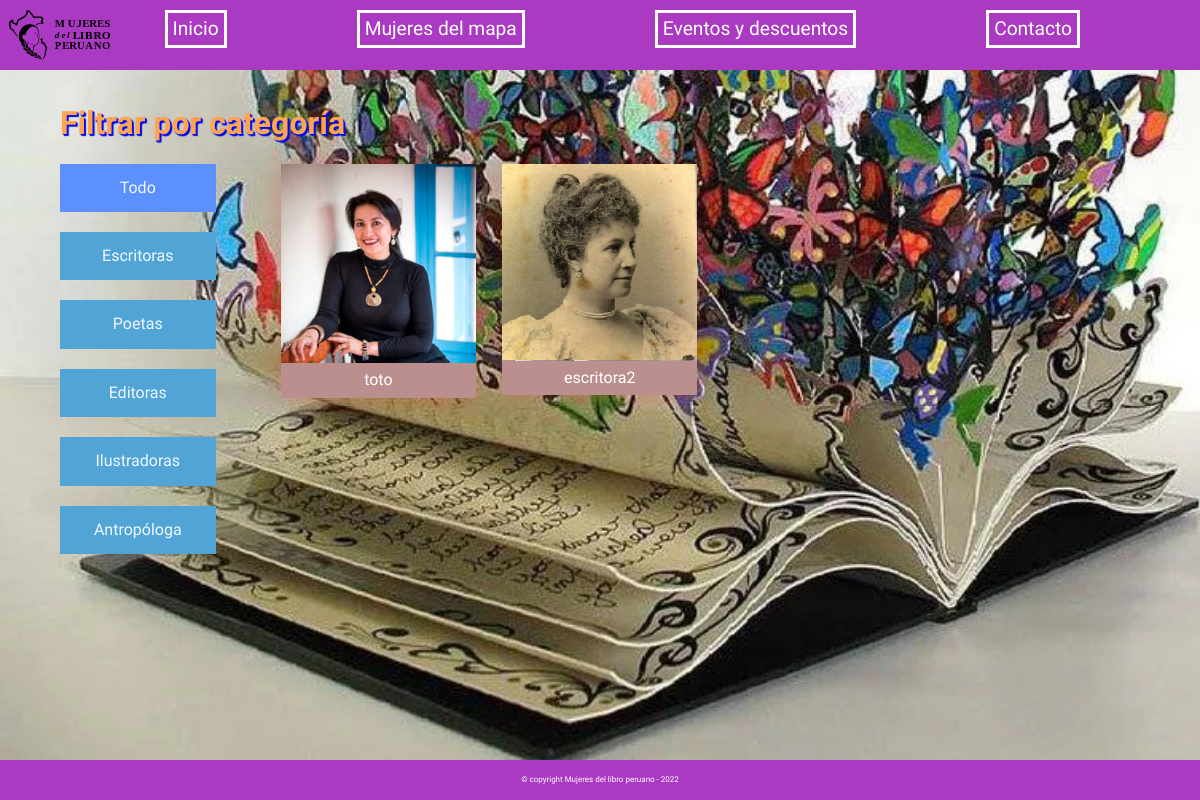
Screenshot of /galleries with the database file from the repository.
### site_web/models.py (models this page shows)
class Mujer(models.Model):
    nombre = models.CharField(max_length=200)
    apellido = models.CharField(max_length=200)
    fecha_nacimiento = models.CharField(max_length=10)
    fecha_defuncion = models.CharField(max_length=10, null=True)
    trayectoria = models.CharField(max_length=200)
    link_imagen = models.CharField(max_length=200)
    lugar = models.ForeignKey(Lugar, on_delete=models.CASCADE)

### site_web/views.py (the view)
# urls.py: path('galleries', views.galleries, name='Galleries'),
def galleries(request):
    template = loader.get_template('galleries.html')
    mujeres = [{'id': c.mujer_id, 'link_imagen': c.mujer.link_imagen,
                'categoria': c.get_categoria_display(),
                'nombre': c.mujer.nombre} for c in Profesion.objects.all()]
    context = {"mujeres": mujeres}
    return HttpResponse(template.render(context, request=request))

### site_web/templates/galleries.html (shortened to what this page needs)
{% load static %}
<!DOCTYPE html>
<html lang="en">
<head>
    <link rel="stylesheet" href="{% static 'css/normalize.css' %}">
    <link rel="stylesheet" href="{% static 'css/nb.css' %}">
</head>
<body>
    <header id="mainHeader">
        <img src="{% static 'images/layout/logo_mapa.svg' %}" alt="Logo NB" id="logoImg" />
        <nav id="mainNav">
            <ul>
                <li><a href="{% url 'Index' %}">Inicio</a></li>
                <li><a href="{% url 'Galleries' %}">Mujeres del mapa</a></li>
                <li><a href="{% url 'Eventos' %}">Eventos y descuentos</a></li>
                <li><a href="{% url 'Contact' %}">Contacto</a></li>
            </ul>
        </nav>
    </header>
    <section id="pageContent">
        <div class="wrap">
            <h1>Filtrar por categoría</h1>
            <div class="store-wrapper">
                <div class="category_list">
                    <a href="#" class="category_item" category="all">Todo</a>
                    <a href="#" class="category_item" category="Escritora">Escritoras</a>
                    <a href="#" class="category_item" category="Poeta">Poetas</a>
                    <a href="#" class="category_item" category="Editora">Editoras</a>
                    <a href="#" class="category_item" category="Ilustradora">Ilustradoras</a>
                    <a href="#" class="category_item" category="Antropologa">Antropóloga</a>
                </div>
                <section class="products-list">
                    {% for mujer in mujeres %}
                    <div class="product-item" category={{mujer.categoria}}>
                        <img src="static/{{mujer.link_imagen}}" alt="">
                        <a href="{% url 'Gallerie' mujer_id=mujer.id %}">{{mujer.nombre}}</a>
                    </div>
                    {% empty %}
                    <p class="text">Ninguna mujer por el momento.</p>
                    {% endfor %}
                </section>
            </div>
        </div>
    </section>
    <footer id="mainFooter">
        <p>&copy; copyright Mujeres del libro peruano - 2022</p>
    </footer>
</body>
</html>

### site_web/static/css/nb.css (style rules this page uses)
:root { --black: #333; --blue: #7186FF; --red: #ab3ac2; --shaded-red: rgb(223, 149, 149); --green: #00751F; --white: #FFF; height: 100vh; box-sizing: border-box; }
*, *:before, *:after { box-sizing: inherit; }
body { font-size: 1rem; font-family: Raleway, Verdana, san-serif; min-height: 100%; }
img { width: 100%; height: 100%; }
#mainHeader { display: grid; grid-template-columns: 120px 1fr; align-items: start; background-color: var(--red); height: 70px; width: 100%; position: fixed; }
#logoImg { height: 100%; width: 100%; }
#mainNav { position: absolute; background-color: var(--red); width: 100%; top: 40px; display: none; }
#mainNav ul { list-style: none; padding: 0; margin: 0; display: flex; flex-flow: column nowrap; margin-left: 90px; }
#mainNav a { color: white; text-decoration:rgb(36, 238, 127); font-family: Cantarell, Arial, sans-serif; font-size: 2.5em; display:-moz-marker; margin: 10px; float:right; margin-right: 120px; margin-top: 10px; text-align: center; border: 3px solid rgb(255, 255, 255); padding: 5px; }
#pageContent { padding: 100px 10px; padding: 7% 5%; min-height: 100vh; background-image: url(../images/arte-con-libros-1.jpg); background-repeat:repeat-x; background-size:cover; background-attachment:fixed; }
#mainFooter { background-color: var(--red); height: 40px; width: 100%; position: fixed; bottom: 0; color: var(--white); font-size: .5em; display: flex; align-items: center; justify-content: center; }
@media screen and (min-width: 768px) { #mainNav { position: static; background: transparent; display: flex; padding: 0; justify-content: flex-end; } }
@media screen and (min-width: 768px) { #mainNav ul { flex-flow: row nowrap; margin-left: 0px; } }
@media screen and (min-width: 768px) { #mainNav a { font-size: 1.2em; } }
.store-wrapper { display: flex; }
.category_list { display: flex; flex-direction: column; width: 18%; }
.category_list .category_item { display: block; width: 80%; padding: 15px 0; margin-bottom: 20px; background: #50a5d6; text-align: center; text-decoration: none; color: aliceblue; }
.category_list .ct_item-active { background: rgb(92, 143, 255); }
.products-list { width: 82%; display: flex; flex-wrap: wrap; }
.products-list .product-item { width:22%; margin-left: 3%; margin-bottom: 25px; box-shadow:0px 0px 25px 0px rgba(255, 0, 0, 0.22); display: flex; flex-direction: column; align-items: center; align-self: flex-start; transition: all .4s; }
.products-list .product-item img { width:100%; }
.products-list .product-item a { display: block; width: 100%; padding: 8px 0; background: rosybrown; text-align: center; text-decoration: none; color: rgb(255, 255, 255); }
.wrap h1 { color: rgb(255, 164, 79); text-shadow: 1px 1px 1px rgb(0, 4, 255), 2px 2px 1px rgb(0, 15, 223); }

### rows the page displays
Mujer: link_imagen (picture), nombre "toto"
Mujer: link_imagen (picture), nombre "escritora2"
